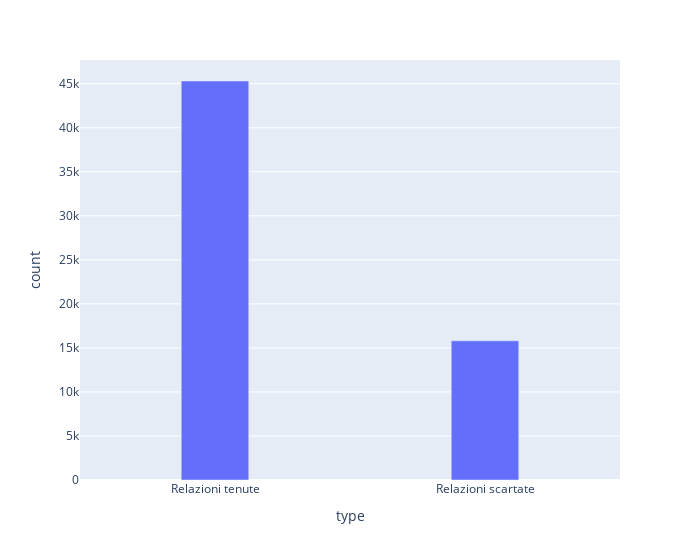

Notebook cell for this chart:
### Markdown cell above
Identificazione preliminare delle relazioni che non trovano corrispondenza nella lista di personaggi

### Code cell
character_dataset_scraping = pd.read_csv("./Datasets/scraping_personaggi_completo_filtered_name.csv")
linked = 0
totale = 0
for idx, row in tqdm(character_dataset_scraping.iterrows(), total=character_dataset_scraping.shape[0]):
  try:
    relations = json.loads(row["Relazioni"])
    filtered_relations = []
    for relation in relations:
        totale += 1
        querystring = "Processed_Name == '%s'" % (
            relation[0].replace("'", " ").replace('"', " ").replace(" \u2020", ""))
        if len(character_dataset_scraping.query(querystring)) != 0:
          linked +=1 
  except Exception as e:
   None
print("Tenute %s relazioni su %s"%(linked, totale))
dataframe = pd.DataFrame([["Relazioni tenute", linked],["Relazioni scartate", totale - linked]], columns=["type", "count"])
fig = px.bar(dataframe, x='type', y='count', width=700)
fig.update_traces(width=0.25)
fig.show()

### Figure 1 — Plotly figure (JSON) as saved in the notebook; plotly's stock layout.template omitted (floating-point values rounded to 4 significant figures)
{"data": [{"alignmentgroup": "True", "hovertemplate": "type=%{x}<br>count=%{y}<extra></extra>", "legendgroup": "", "marker": {"color": "#636efa", "pattern": {"shape": ""}}, "name": "", "offsetgroup": "", "orientation": "v", "showlegend": false, "textposition": "auto", "type": "bar", "width": 0.25, "x": ["Relazioni tenute", "Relazioni scartate"], "xaxis": "x", "y": [45309, 15805], "yaxis": "y"}], "layout": {"barmode": "relative", "legend": {"tracegroupgap": 0}, "margin": {"t": 60}, "width": 700, "xaxis": {"anchor": "y", "domain": [0, 1], "title": {"text": "type"}}, "yaxis": {"anchor": "x", "domain": [0, 1], "title": {"text": "count"}}}}
